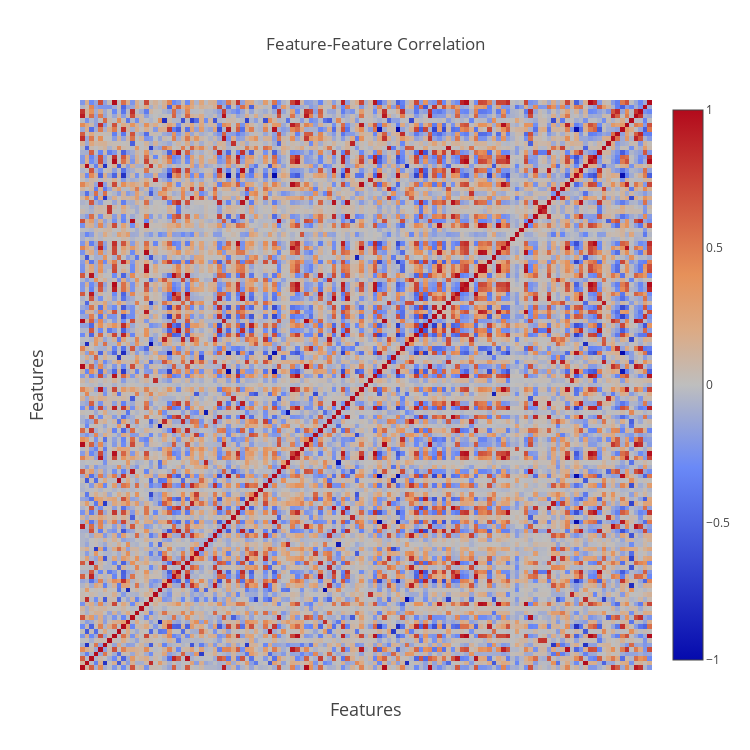

Write notebook code for a chart like this one.
### Markdown cell above
### Correlations

### Code cell
corrFeat = dfTrain[features].corr()
dataCorrFeat = [go.Heatmap(x = features, y = features, z = corrFeat.values,
                          zmin = -1, zmax = 1, showscale = True)]
layout = dict(title = 'Feature-Feature Correlation',
             xaxis = dict(title = 'Features', titlefont = dict(size = 18),
                          showticklabels = False, ticks = ""),
              yaxis = dict(title = 'Features', titlefont = dict(size = 18),
                          showticklabels = False, ticks = ""),
              width = 750, height = 750,
              autosize = False
              )
figure = dict(data = dataCorrFeat, layout = layout)
iplot(figure)

### Figure 1 — Plotly figure (JSON) as saved in the notebook; plotly's stock layout.template omitted (floating-point values rounded to 4 significant figures; data arrays with more than 128 entries replaced by an {"elided": "..."} marker saying what was removed)
{"data": [{"showscale": true, "type": "heatmap", "x": ["Ga-O NN1 BL Max Inv", "lattice_vector_1_ang", "Ga-Al NN1 BL Max Inv", "Clusters Per Atom", "Ga-In NN1 BL Max Inv", "Clusters 1-2 Per Atom", "Al-O NN1 BL Range Inv", "In-O NN1 BL Max Inv", "zz", "percent_atom_in", "Hull Volume 1-3 Per Atom", "Ga-Ga NN1 BL Min Inv", "O CN Max", "Ga-Ga NN1 BL Range Inv", "In-Al NN1 BL Min Inv", "lattice_angle_beta_degree", "In-O NN1 BL Range Inv", "yx", "yy", "Cation-O NN1 BL Max", "Al-Ga NN1 BL Avg Inv", "Al-Al NN1 BL Avg Inv", "Clusters", "Ga-Al NN1 BL Avg Inv", "Hull Volume", "O CN Min", "Hull Volume 1-2", "xz", "In-In NN1 BL Range Inv", "lattice_vector_2_ang", "O-Al NN1 BL Avg Inv", "Ga CN Avg", "O-O NN1 BL Max", "Ga-In NN1 BL Range Inv", "In-In NN1 BL Max Inv", "Al-O NN1 BL Min Inv", "Hull Volume 1-3", "Cation-O NN1 BL Min", "O CN Avg", "O-Al NN1 BL Range Inv", "Hull Volume Per Atom", "lattice_vector_3_ang", "O-O NN1 BL Avg", "Ga-Ga NN1 BL Max Inv", "xy", "yz", "In-Ga NN1 BL Min Inv", "In CN Max", "Clusters 1-3", "Ga-O NN1 BL Min Inv", "Ga Atoms", "O-O NN1 BL Range Inv", "Al-Ga NN1 BL Max Inv", "lattice_angle_gamma_degree", "Hull Volume 2-3 Per Atom", "Al-O NN1 BL Max Inv", "lattice_angle_alpha_degree", "O-In NN1 BL Avg Inv", "Al CN Avg", "Ga-O NN1 BL Range Inv", "O-O NN1 BL Range", "Ga-In NN1 BL Min Inv", "O-Ga NN1 BL Range Inv", "In-Ga NN1 BL Range Inv", "In CN Avg", "O-O NN1 BL Max Inv", "Ga-O NN1 BL Avg Inv", "Unique 1", "zy", "O-O NN1 BL Min Inv", "percent_atom_ga", "zx", "Hull Volume 2-3", "O-In NN1 BL Max Inv", "Al-Al NN1 BL Min Inv", "Cation-O NN1 BL Avg", "O-Ga NN1 BL Min Inv", "percent_atom_al", "Al-In NN1 BL Max Inv", "O-Al NN1 BL Max Inv", "Clusters 1-2", "Al-O NN1 BL Avg Inv", "Ga-Al NN1 BL Min Inv", "In CN Min", "In-O NN1 BL Avg Inv", "Clusters 2-3", "Al-Ga NN1 BL Min Inv", "In-Al NN1 BL Avg Inv", "In-Al NN1 BL Max Inv", "In Atoms", "spacegroup", "Al-In NN1 BL Min Inv", "In-Ga NN1 BL Avg Inv", "In-In NN1 BL Avg Inv", "O-In NN1 BL Range Inv", "Clusters 1-3 Per Atom", "Al-Al NN1 BL Range Inv", "Al-In NN1 BL Avg Inv", "Ga-Ga NN1 BL Avg Inv", "Al CN Min", "Al-Ga NN1 BL Range Inv", "Al-In NN1 BL Range Inv", "Al CN Max", "number_of_total_atoms", "Clusters 2-3 Per Atom", "Unique 3", "Ga-In NN1 BL Avg Inv", "In-Al NN1 BL Range Inv", "O-O NN1 BL Avg Inv", "O-Al NN1 BL Min Inv", "xx", "O-In NN1 BL Min Inv", "In-In NN1 BL Min Inv", "Al-Al NN1 BL Max Inv", "Unique 2", "Ga-Al NN1 BL Range Inv", "Ga CN Min", "O-Ga NN1 BL Max Inv", "O-O NN1 BL Min", "In-Ga NN1 BL Max Inv", "Hull Volume 1-2 Per Atom", "Ga CN Max", "O-Ga NN1 BL Avg Inv", "Al Atoms", "In-O NN1 BL Min Inv"], "y": ["Ga-O NN1 BL Max Inv", "lattice_vector_1_ang", "Ga-Al NN1 BL Max Inv", "Clusters Per Atom", "Ga-In NN1 BL Max Inv", "Clusters 1-2 Per Atom", "Al-O NN1 BL Range Inv", "In-O NN1 BL Max Inv", "zz", "percent_atom_in", "Hull Volume 1-3 Per Atom", "Ga-Ga NN1 BL Min Inv", "O CN Max", "Ga-Ga NN1 BL Range Inv", "In-Al NN1 BL Min Inv", "lattice_angle_beta_degree", "In-O NN1 BL Range Inv", "yx", "yy", "Cation-O NN1 BL Max", "Al-Ga NN1 BL Avg Inv", "Al-Al NN1 BL Avg Inv", "Clusters", "Ga-Al NN1 BL Avg Inv", "Hull Volume", "O CN Min", "Hull Volume 1-2", "xz", "In-In NN1 BL Range Inv", "lattice_vector_2_ang", "O-Al NN1 BL Avg Inv", "Ga CN Avg", "O-O NN1 BL Max", "Ga-In NN1 BL Range Inv", "In-In NN1 BL Max Inv", "Al-O NN1 BL Min Inv", "Hull Volume 1-3", "Cation-O NN1 BL Min", "O CN Avg", "O-Al NN1 BL Range Inv", "Hull Volume Per Atom", "lattice_vector_3_ang", "O-O NN1 BL Avg", "Ga-Ga NN1 BL Max Inv", "xy", "yz", "In-Ga NN1 BL Min Inv", "In CN Max", "Clusters 1-3", "Ga-O NN1 BL Min Inv", "Ga Atoms", "O-O NN1 BL Range Inv", "Al-Ga NN1 BL Max Inv", "lattice_angle_gamma_degree", "Hull Volume 2-3 Per Atom", "Al-O NN1 BL Max Inv", "lattice_angle_alpha_degree", "O-In NN1 BL Avg Inv", "Al CN Avg", "Ga-O NN1 BL Range Inv", "O-O NN1 BL Range", "Ga-In NN1 BL Min Inv", "O-Ga NN1 BL Range Inv", "In-Ga NN1 BL Range Inv", "In CN Avg", "O-O NN1 BL Max Inv", "Ga-O NN1 BL Avg Inv", "Unique 1", "zy", "O-O NN1 BL Min Inv", "percent_atom_ga", "zx", "Hull Volume 2-3", "O-In NN1 BL Max Inv", "Al-Al NN1 BL Min Inv", "Cation-O NN1 BL Avg", "O-Ga NN1 BL Min Inv", "percent_atom_al", "Al-In NN1 BL Max Inv", "O-Al NN1 BL Max Inv", "Clusters 1-2", "Al-O NN1 BL Avg Inv", "Ga-Al NN1 BL Min Inv", "In CN Min", "In-O NN1 BL Avg Inv", "Clusters 2-3", "Al-Ga NN1 BL Min Inv", "In-Al NN1 BL Avg Inv", "In-Al NN1 BL Max Inv", "In Atoms", "spacegroup", "Al-In NN1 BL Min Inv", "In-Ga NN1 BL Avg Inv", "In-In NN1 BL Avg Inv", "O-In NN1 BL Range Inv", "Clusters 1-3 Per Atom", "Al-Al NN1 BL Range Inv", "Al-In NN1 BL Avg Inv", "Ga-Ga NN1 BL Avg Inv", "Al CN Min", "Al-Ga NN1 BL Range Inv", "Al-In NN1 BL Range Inv", "Al CN Max", "number_of_total_atoms", "Clusters 2-3 Per Atom", "Unique 3", "Ga-In NN1 BL Avg Inv", "In-Al NN1 BL Range Inv", "O-O NN1 BL Avg Inv", "O-Al NN1 BL Min Inv", "xx", "O-In NN1 BL Min Inv", "In-In NN1 BL Min Inv", "Al-Al NN1 BL Max Inv", "Unique 2", "Ga-Al NN1 BL Range Inv", "Ga CN Min", "O-Ga NN1 BL Max Inv", "O-O NN1 BL Min", "In-Ga NN1 BL Max Inv", "Hull Volume 1-2 Per Atom", "Ga CN Max", "O-Ga NN1 BL Avg Inv", "Al Atoms", "In-O NN1 BL Min Inv"], "z": {"elided": "125x125 float values"}, "zmax": 1, "zmin": -1}], "layout": {"autosize": false, "height": 750, "title": "Feature-Feature Correlation", "width": 750, "xaxis": {"showticklabels": false, "ticks": "", "title": "Features", "titlefont": {"size": 18}}, "yaxis": {"showticklabels": false, "ticks": "", "title": "Features", "titlefont": {"size": 18}}}}
